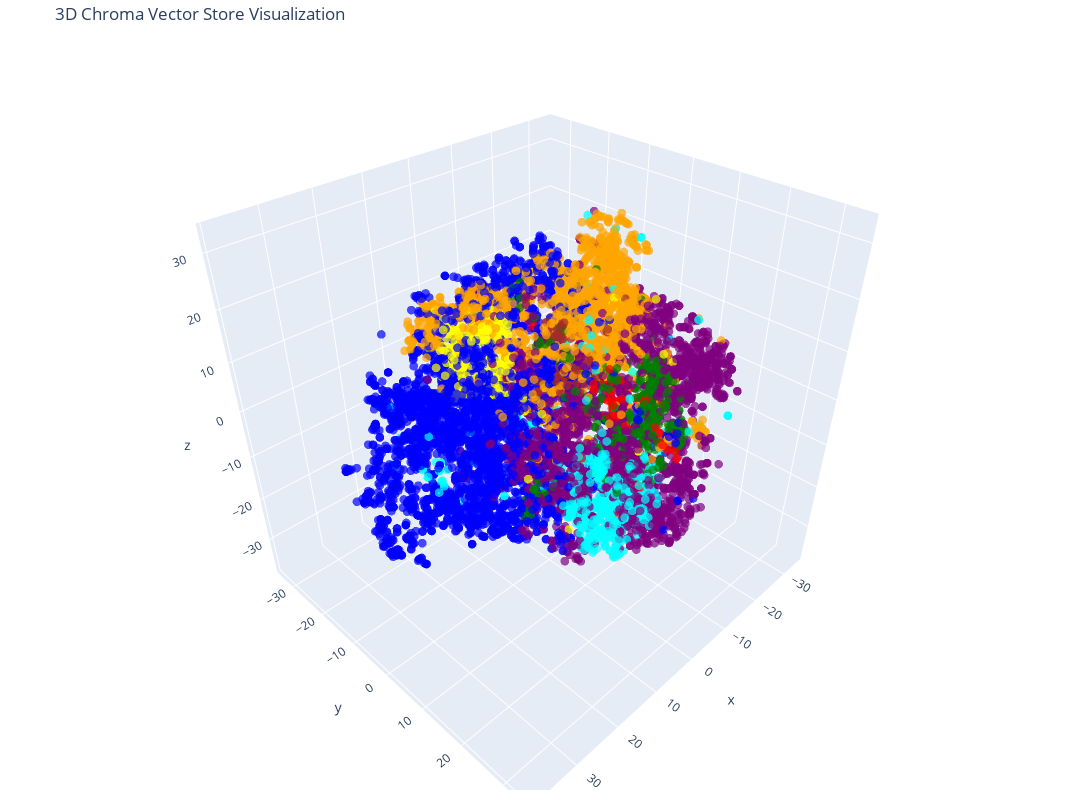

Here is the notebook cell this chart was saved with:
### Code cell
# Create the 3D scatter plot
fig = go.Figure(data=[go.Scatter3d(
    x=reduced_vectors[:, 0],
    y=reduced_vectors[:, 1],
    z=reduced_vectors[:, 2],
    mode='markers',
    marker=dict(size=3, color=colors, opacity=0.7),
)])

fig.update_layout(
    title='3D Chroma Vector Store Visualization',
    scene=dict(xaxis_title='x', yaxis_title='y', zaxis_title='z'),
    width=1200,
    height=800,
    margin=dict(r=20, b=10, l=10, t=40)
)

fig.show()

### Figure 1 — Plotly figure (JSON) as saved in the notebook; plotly's stock layout.template omitted (floating-point values rounded to 4 significant figures; data arrays with more than 128 entries replaced by an {"elided": "..."} marker saying what was removed)
{"data": [{"marker": {"color": {"elided": "10000 str values"}, "opacity": 0.7, "size": 3}, "mode": "markers", "type": "scatter3d", "x": {"elided": "10000 float values"}, "y": {"elided": "10000 float values"}, "z": {"elided": "10000 float values"}}], "layout": {"height": 800, "margin": {"b": 10, "l": 10, "r": 20, "t": 40}, "scene": {"xaxis": {"title": {"text": "x"}}, "yaxis": {"title": {"text": "y"}}, "zaxis": {"title": {"text": "z"}}}, "title": {"text": "3D Chroma Vector Store Visualization"}, "width": 1200}}
